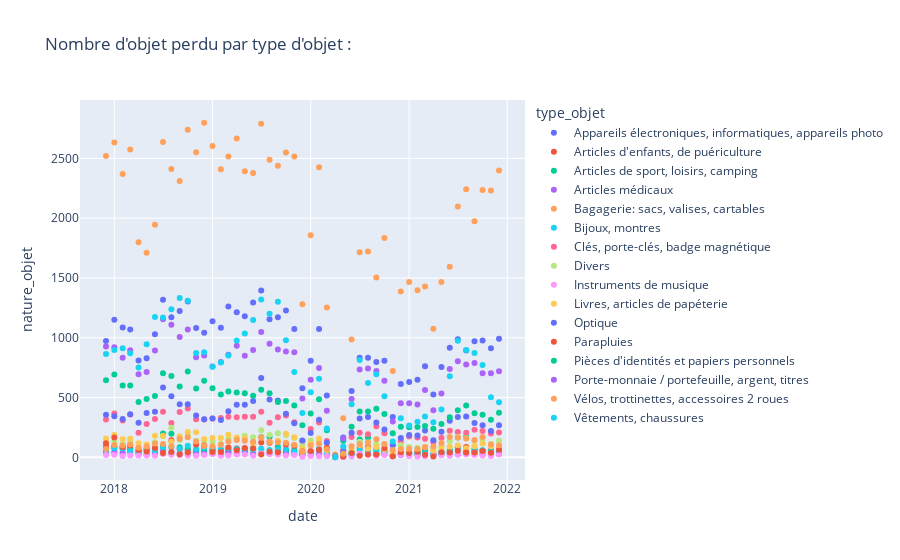

The notebook cell saved with this chart:
### Code cell
px.scatter(evolution, x='date', y='nature_objet',
            color='type_objet',
            title="Nombre d'objet perdu par type d'objet :"
)

### Figure 1 — Plotly figure (JSON) as saved in the notebook; plotly's stock layout.template omitted (floating-point values rounded to 4 significant figures)
{"data": [{"hovertemplate": "type_objet=Appareils électroniques, informatiques, appareils photo<br>date=%{x}<br>nature_objet=%{y}<extra></extra>", "legendgroup": "Appareils électroniques, informatiques, appareils photo", "marker": {"color": "#636efa", "symbol": "circle"}, "mode": "markers", "name": "Appareils électroniques, informatiques, appareils photo", "orientation": "v", "showlegend": true, "type": "scatter", "x": ["2017-12", "2018-01", "2018-02", "2018-03", "2018-04", "2018-05", "2018-06", "2018-07", "2018-08", "2018-09", "2018-10", "2018-11", "2018-12", "2019-01", "2019-02", "2019-03", "2019-04", "2019-05", "2019-06", "2019-07", "2019-08", "2019-09", "2019-10", "2019-11", "2019-12", "2020-01", "2020-02", "2020-03", "2020-04", "2020-05", "2020-06", "2020-07", "2020-08", "2020-09", "2020-10", "2020-11", "2020-12", "2021-01", "2021-02", "2021-03", "2021-04", "2021-05", "2021-06", "2021-07", "2021-08", "2021-09", "2021-10", "2021-11", "2021-12"], "xaxis": "x", "y": [973, 1150, 1086, 1069, 811, 828, 1029, 1317, 1172, 1223, 1304, 1082, 1043, 1138, 1083, 1261, 1213, 1179, 1296, 1396, 1155, 1172, 1228, 1074, 578, 808, 1074, 518, 4, 166, 556, 832, 832, 797, 808, 338, 613, 630, 650, 761, 525, 756, 917, 988, 893, 970, 978, 912, 991], "yaxis": "y"}, {"hovertemplate": "type_objet=Articles d'enfants, de puériculture<br>date=%{x}<br>nature_objet=%{y}<extra></extra>", "legendgroup": "Articles d'enfants, de puériculture", "marker": {"color": "#EF553B", "symbol": "circle"}, "mode": "markers", "name": "Articles d'enfants, de puériculture", "orientation": "v", "showlegend": true, "type": "scatter", "x": ["2017-12", "2018-01", "2018-02", "2018-03", "2018-04", "2018-05", "2018-06", "2018-07", "2018-08", "2018-09", "2018-10", "2018-11", "2018-12", "2019-01", "2019-02", "2019-03", "2019-04", "2019-05", "2019-06", "2019-07", "2019-08", "2019-09", "2019-10", "2019-11", "2019-12", "2020-01", "2020-02", "2020-03", "2020-05", "2020-06", "2020-07", "2020-08", "2020-09", "2020-10", "2020-11", "2020-12", "2021-01", "2021-02", "2021-03", "2021-04", "2021-05", "2021-06", "2021-07", "2021-08", "2021-09", "2021-10", "2021-11", "2021-12"], "xaxis": "x", "y": [89, 94, 84, 78, 57, 72, 63, 96, 144, 69, 61, 54, 64, 59, 64, 51, 74, 71, 71, 125, 123, 61, 59, 51, 29, 45, 62, 23, 6, 33, 78, 84, 27, 55, 16, 25, 33, 30, 53, 27, 41, 43, 87, 86, 55, 57, 60, 75], "yaxis": "y"}, {"hovertemplate": "type_objet=Articles de sport, loisirs, camping<br>date=%{x}<br>nature_objet=%{y}<extra></extra>", "legendgroup": "Articles de sport, loisirs, camping", "marker": {"color": "#00cc96", "symbol": "circle"}, "mode": "markers", "name": "Articles de sport, loisirs, camping", "orientation": "v", "showlegend": true, "type": "scatter", "x": ["2017-12", "2018-01", "2018-02", "2018-03", "2018-04", "2018-05", "2018-06", "2018-07", "2018-08", "2018-09", "2018-10", "2018-11", "2018-12", "2019-01", "2019-02", "2019-03", "2019-04", "2019-05", "2019-06", "2019-07", "2019-08", "2019-09", "2019-10", "2019-11", "2019-12", "2020-01", "2020-02", "2020-03", "2020-05", "2020-06", "2020-07", "2020-08", "2020-09", "2020-10", "2020-11", "2020-12", "2021-01", "2021-02", "2021-03", "2021-04", "2021-05", "2021-06", "2021-07", "2021-08", "2021-09", "2021-10", "2021-11", "2021-12"], "xaxis": "x", "y": [48, 78, 69, 66, 43, 67, 72, 200, 198, 85, 69, 52, 51, 61, 52, 62, 67, 59, 74, 171, 171, 88, 51, 59, 24, 46, 64, 32, 13, 43, 149, 167, 69, 49, 13, 34, 36, 41, 47, 29, 42, 61, 167, 172, 69, 55, 49, 40], "yaxis": "y"}, {"hovertemplate": "type_objet=Articles médicaux<br>date=%{x}<br>nature_objet=%{y}<extra></extra>", "legendgroup": "Articles médicaux", "marker": {"color": "#ab63fa", "symbol": "circle"}, "mode": "markers", "name": "Articles médicaux", "orientation": "v", "showlegend": true, "type": "scatter", "x": ["2017-12", "2018-01", "2018-02", "2018-03", "2018-04", "2018-05", "2018-06", "2018-07", "2018-08", "2018-09", "2018-10", "2018-11", "2018-12", "2019-01", "2019-02", "2019-03", "2019-04", "2019-05", "2019-06", "2019-07", "2019-08", "2019-09", "2019-10", "2019-11", "2019-12", "2020-01", "2020-02", "2020-03", "2020-05", "2020-06", "2020-07", "2020-08", "2020-09", "2020-10", "2020-11", "2020-12", "2021-01", "2021-02", "2021-03", "2021-04", "2021-05", "2021-06", "2021-07", "2021-08", "2021-09", "2021-10", "2021-11", "2021-12"], "xaxis": "x", "y": [41, 42, 34, 47, 30, 24, 37, 55, 39, 31, 39, 30, 29, 30, 25, 34, 30, 42, 31, 34, 31, 46, 30, 27, 20, 21, 27, 16, 5, 26, 22, 33, 23, 25, 9, 20, 16, 19, 18, 19, 21, 30, 23, 35, 35, 28, 37, 29], "yaxis": "y"}, {"hovertemplate": "type_objet=Bagagerie: sacs, valises, cartables<br>date=%{x}<br>nature_objet=%{y}<extra></extra>", "legendgroup": "Bagagerie: sacs, valises, cartables", "marker": {"color": "#FFA15A", "symbol": "circle"}, "mode": "markers", "name": "Bagagerie: sacs, valises, cartables", "orientation": "v", "showlegend": true, "type": "scatter", "x": ["2017-12", "2018-01", "2018-02", "2018-03", "2018-04", "2018-05", "2018-06", "2018-07", "2018-08", "2018-09", "2018-10", "2018-11", "2018-12", "2019-01", "2019-02", "2019-03", "2019-04", "2019-05", "2019-06", "2019-07", "2019-08", "2019-09", "2019-10", "2019-11", "2019-12", "2020-01", "2020-02", "2020-03", "2020-04", "2020-05", "2020-06", "2020-07", "2020-08", "2020-09", "2020-10", "2020-11", "2020-12", "2021-01", "2021-02", "2021-03", "2021-04", "2021-05", "2021-06", "2021-07", "2021-08", "2021-09", "2021-10", "2021-11", "2021-12"], "xaxis": "x", "y": [2519, 2632, 2370, 2574, 1798, 1712, 1945, 2638, 2411, 2311, 2739, 2552, 2798, 2604, 2410, 2515, 2666, 2393, 2377, 2789, 2488, 2438, 2550, 2516, 1280, 1857, 2425, 1253, 25, 328, 985, 1716, 1721, 1504, 1834, 722, 1387, 1466, 1398, 1428, 1076, 1467, 1593, 2097, 2242, 1974, 2235, 2232, 2399], "yaxis": "y"}, {"hovertemplate": "type_objet=Bijoux, montres<br>date=%{x}<br>nature_objet=%{y}<extra></extra>", "legendgroup": "Bijoux, montres", "marker": {"color": "#19d3f3", "symbol": "circle"}, "mode": "markers", "name": "Bijoux, montres", "orientation": "v", "showlegend": true, "type": "scatter", "x": ["2017-12", "2018-01", "2018-02", "2018-03", "2018-04", "2018-05", "2018-06", "2018-07", "2018-08", "2018-09", "2018-10", "2018-11", "2018-12", "2019-01", "2019-02", "2019-03", "2019-04", "2019-05", "2019-06", "2019-07", "2019-08", "2019-09", "2019-10", "2019-11", "2019-12", "2020-01", "2020-02", "2020-03", "2020-05", "2020-06", "2020-07", "2020-08", "2020-09", "2020-10", "2020-11", "2020-12", "2021-01", "2021-02", "2021-03", "2021-04", "2021-05", "2021-06", "2021-07", "2021-08", "2021-09", "2021-10", "2021-11", "2021-12"], "xaxis": "x", "y": [59, 78, 77, 57, 54, 51, 59, 84, 85, 72, 97, 71, 80, 77, 67, 76, 68, 72, 66, 73, 62, 66, 70, 47, 43, 48, 70, 32, 9, 26, 62, 58, 48, 34, 11, 29, 26, 30, 33, 23, 39, 42, 66, 56, 60, 59, 53, 59], "yaxis": "y"}, {"hovertemplate": "type_objet=Clés, porte-clés, badge magnétique<br>date=%{x}<br>nature_objet=%{y}<extra></extra>", "legendgroup": "Clés, porte-clés, badge magnétique", "marker": {"color": "#FF6692", "symbol": "circle"}, "mode": "markers", "name": "Clés, porte-clés, badge magnétique", "orientation": "v", "showlegend": true, "type": "scatter", "x": ["2017-12", "2018-01", "2018-02", "2018-03", "2018-04", "2018-05", "2018-06", "2018-07", "2018-08", "2018-09", "2018-10", "2018-11", "2018-12", "2019-01", "2019-02", "2019-03", "2019-04", "2019-05", "2019-06", "2019-07", "2019-08", "2019-09", "2019-10", "2019-11", "2019-12", "2020-01", "2020-02", "2020-03", "2020-04", "2020-05", "2020-06", "2020-07", "2020-08", "2020-09", "2020-10", "2020-11", "2020-12", "2021-01", "2021-02", "2021-03", "2021-04", "2021-05", "2021-06", "2021-07", "2021-08", "2021-09", "2021-10", "2021-11", "2021-12"], "xaxis": "x", "y": [316, 367, 309, 358, 205, 279, 321, 381, 288, 380, 408, 319, 316, 325, 330, 340, 335, 340, 339, 381, 289, 336, 350, 293, 135, 237, 291, 136, 5, 61, 170, 206, 193, 261, 202, 104, 134, 174, 167, 156, 129, 164, 222, 213, 206, 230, 220, 200, 207], "yaxis": "y"}, {"hovertemplate": "type_objet=Divers<br>date=%{x}<br>nature_objet=%{y}<extra></extra>", "legendgroup": "Divers", "marker": {"color": "#B6E880", "symbol": "circle"}, "mode": "markers", "name": "Divers", "orientation": "v", "showlegend": true, "type": "scatter", "x": ["2017-12", "2018-01", "2018-02", "2018-03", "2018-04", "2018-05", "2018-06", "2018-07", "2018-08", "2018-09", "2018-10", "2018-11", "2018-12", "2019-01", "2019-02", "2019-03", "2019-04", "2019-05", "2019-06", "2019-07", "2019-08", "2019-09", "2019-10", "2019-11", "2019-12", "2020-01", "2020-02", "2020-03", "2020-04", "2020-05", "2020-06", "2020-07", "2020-08", "2020-09", "2020-10", "2020-11", "2020-12", "2021-01", "2021-02", "2021-03", "2021-04", "2021-05", "2021-06", "2021-07", "2021-08", "2021-09", "2021-10", "2021-11", "2021-12"], "xaxis": "x", "y": [127, 128, 112, 127, 83, 95, 127, 177, 248, 145, 187, 138, 139, 133, 111, 158, 158, 180, 169, 226, 189, 202, 185, 163, 97, 141, 136, 60, 3, 27, 67, 131, 124, 109, 109, 48, 101, 86, 81, 88, 73, 88, 137, 171, 163, 139, 154, 111, 139], "yaxis": "y"}, {"hovertemplate": "type_objet=Instruments de musique<br>date=%{x}<br>nature_objet=%{y}<extra></extra>", "legendgroup": "Instruments de musique", "marker": {"color": "#FF97FF", "symbol": "circle"}, "mode": "markers", "name": "Instruments de musique", "orientation": "v", "showlegend": true, "type": "scatter", "x": ["2017-12", "2018-01", "2018-02", "2018-03", "2018-04", "2018-05", "2018-06", "2018-07", "2018-08", "2018-09", "2018-10", "2018-11", "2018-12", "2019-01", "2019-02", "2019-03", "2019-04", "2019-05", "2019-06", "2019-07", "2019-08", "2019-09", "2019-10", "2019-11", "2019-12", "2020-01", "2020-02", "2020-03", "2020-05", "2020-06", "2020-07", "2020-08", "2020-09", "2020-10", "2020-11", "2020-12", "2021-01", "2021-02", "2021-03", "2021-04", "2021-05", "2021-06", "2021-07", "2021-08", "2021-09", "2021-10", "2021-11", "2021-12"], "xaxis": "x", "y": [19, 21, 12, 16, 16, 16, 13, 29, 22, 17, 16, 13, 20, 28, 13, 15, 24, 24, 13, 33, 30, 21, 16, 19, 5, 12, 9, 11, 3, 8, 30, 22, 14, 19, 16, 21, 11, 7, 10, 16, 17, 13, 25, 24, 20, 16, 12, 24], "yaxis": "y"}, {"hovertemplate": "type_objet=Livres, articles de papéterie<br>date=%{x}<br>nature_objet=%{y}<extra></extra>", "legendgroup": "Livres, articles de papéterie", "marker": {"color": "#FECB52", "symbol": "circle"}, "mode": "markers", "name": "Livres, articles de papéterie", "orientation": "v", "showlegend": true, "type": "scatter", "x": ["2017-12", "2018-01", "2018-02", "2018-03", "2018-04", "2018-05", "2018-06", "2018-07", "2018-08", "2018-09", "2018-10", "2018-11", "2018-12", "2019-01", "2019-02", "2019-03", "2019-04", "2019-05", "2019-06", "2019-07", "2019-08", "2019-09", "2019-10", "2019-11", "2019-12", "2020-01", "2020-02", "2020-03", "2020-05", "2020-06", "2020-07", "2020-08", "2020-09", "2020-10", "2020-11", "2020-12", "2021-01", "2021-02", "2021-03", "2021-04", "2021-05", "2021-06", "2021-07", "2021-08", "2021-09", "2021-10", "2021-11", "2021-12"], "xaxis": "x", "y": [157, 188, 153, 155, 118, 107, 181, 181, 131, 176, 212, 210, 154, 162, 161, 190, 167, 160, 118, 168, 130, 140, 198, 169, 74, 114, 158, 63, 22, 47, 104, 73, 87, 66, 29, 64, 54, 55, 87, 58, 79, 89, 102, 77, 92, 115, 92, 93], "yaxis": "y"}, {"hovertemplate": "type_objet=Optique<br>date=%{x}<br>nature_objet=%{y}<extra></extra>", "legendgroup": "Optique", "marker": {"color": "#636efa", "symbol": "circle"}, "mode": "markers", "name": "Optique", "orientation": "v", "showlegend": true, "type": "scatter", "x": ["2017-12", "2018-01", "2018-02", "2018-03", "2018-04", "2018-05", "2018-06", "2018-07", "2018-08", "2018-09", "2018-10", "2018-11", "2018-12", "2019-01", "2019-02", "2019-03", "2019-04", "2019-05", "2019-06", "2019-07", "2019-08", "2019-09", "2019-10", "2019-11", "2019-12", "2020-01", "2020-02", "2020-03", "2020-04", "2020-05", "2020-06", "2020-07", "2020-08", "2020-09", "2020-10", "2020-11", "2020-12", "2021-01", "2021-02", "2021-03", "2021-04", "2021-05", "2021-06", "2021-07", "2021-08", "2021-09", "2021-10", "2021-11", "2021-12"], "xaxis": "x", "y": [357, 344, 320, 361, 290, 371, 382, 585, 512, 445, 445, 350, 318, 324, 313, 385, 441, 441, 472, 664, 484, 475, 365, 285, 142, 204, 315, 122, 2, 46, 206, 325, 338, 291, 232, 104, 162, 188, 183, 224, 144, 215, 306, 338, 341, 288, 269, 221, 268], "yaxis": "y"}, {"hovertemplate": "type_objet=Parapluies<br>date=%{x}<br>nature_objet=%{y}<extra></extra>", "legendgroup": "Parapluies", "marker": {"color": "#EF553B", "symbol": "circle"}, "mode": "markers", "name": "Parapluies", "orientation": "v", "showlegend": true, "type": "scatter", "x": ["2017-12", "2018-01", "2018-02", "2018-03", "2018-04", "2018-05", "2018-06", "2018-07", "2018-08", "2018-09", "2018-10", "2018-11", "2018-12", "2019-01", "2019-02", "2019-03", "2019-04", "2019-05", "2019-06", "2019-07", "2019-08", "2019-09", "2019-10", "2019-11", "2019-12", "2020-01", "2020-02", "2020-03", "2020-05", "2020-06", "2020-07", "2020-08", "2020-09", "2020-10", "2020-11", "2020-12", "2021-01", "2021-02", "2021-03", "2021-04", "2021-05", "2021-06", "2021-07", "2021-08", "2021-09", "2021-10", "2021-11", "2021-12"], "xaxis": "x", "y": [119, 166, 86, 99, 61, 49, 78, 37, 45, 26, 41, 108, 100, 45, 44, 82, 59, 78, 75, 23, 47, 42, 107, 98, 50, 53, 64, 80, 7, 36, 14, 25, 25, 77, 10, 43, 36, 48, 22, 8, 43, 41, 55, 40, 41, 54, 39, 63], "yaxis": "y"}, {"hovertemplate": "type_objet=Pièces d'identités et papiers personnels<br>date=%{x}<br>nature_objet=%{y}<extra></extra>", "legendgroup": "Pièces d'identités et papiers personnels", "marker": {"color": "#00cc96", "symbol": "circle"}, "mode": "markers", "name": "Pièces d'identités et papiers personnels", "orientation": "v", "showlegend": true, "type": "scatter", "x": ["2017-12", "2018-01", "2018-02", "2018-03", "2018-04", "2018-05", "2018-06", "2018-07", "2018-08", "2018-09", "2018-10", "2018-11", "2018-12", "2019-01", "2019-02", "2019-03", "2019-04", "2019-05", "2019-06", "2019-07", "2019-08", "2019-09", "2019-10", "2019-11", "2019-12", "2020-01", "2020-02", "2020-03", "2020-04", "2020-05", "2020-06", "2020-07", "2020-08", "2020-09", "2020-10", "2020-11", "2020-12", "2021-01", "2021-02", "2021-03", "2021-04", "2021-05", "2021-06", "2021-07", "2021-08", "2021-09", "2021-10", "2021-11", "2021-12"], "xaxis": "x", "y": [645, 693, 601, 601, 463, 488, 514, 703, 681, 592, 718, 575, 640, 578, 525, 551, 543, 536, 515, 565, 537, 463, 471, 434, 269, 367, 487, 227, 9, 139, 257, 384, 384, 406, 362, 201, 257, 251, 253, 262, 239, 278, 336, 395, 433, 369, 357, 315, 374], "yaxis": "y"}, {"hovertemplate": "type_objet=Porte-monnaie / portefeuille, argent, titres<br>date=%{x}<br>nature_objet=%{y}<extra></extra>", "legendgroup": "Porte-monnaie / portefeuille, argent, titres", "marker": {"color": "#ab63fa", "symbol": "circle"}, "mode": "markers", "name": "Porte-monnaie / portefeuille, argent, titres", "orientation": "v", "showlegend": true, "type": "scatter", "x": ["2017-12", "2018-01", "2018-02", "2018-03", "2018-04", "2018-05", "2018-06", "2018-07", "2018-08", "2018-09", "2018-10", "2018-11", "2018-12", "2019-01", "2019-02", "2019-03", "2019-04", "2019-05", "2019-06", "2019-07", "2019-08", "2019-09", "2019-10", "2019-11", "2019-12", "2020-01", "2020-02", "2020-03", "2020-04", "2020-05", "2020-06", "2020-07", "2020-08", "2020-09", "2020-10", "2020-11", "2020-12", "2021-01", "2021-02", "2021-03", "2021-04", "2021-05", "2021-06", "2021-07", "2021-08", "2021-09", "2021-10", "2021-11", "2021-12"], "xaxis": "x", "y": [927, 921, 832, 896, 694, 714, 893, 1155, 1109, 1006, 1070, 837, 852, 759, 797, 858, 934, 849, 898, 1049, 951, 902, 886, 878, 492, 648, 748, 390, 8, 157, 489, 735, 743, 723, 640, 299, 452, 453, 443, 563, 394, 534, 738, 804, 776, 789, 703, 704, 721], "yaxis": "y"}, {"hovertemplate": "type_objet=Vélos, trottinettes, accessoires 2 roues<br>date=%{x}<br>nature_objet=%{y}<extra></extra>", "legendgroup": "Vélos, trottinettes, accessoires 2 roues", "marker": {"color": "#FFA15A", "symbol": "circle"}, "mode": "markers", "name": "Vélos, trottinettes, accessoires 2 roues", "orientation": "v", "showlegend": true, "type": "scatter", "x": ["2017-12", "2018-01", "2018-02", "2018-03", "2018-04", "2018-05", "2018-06", "2018-07", "2018-08", "2018-09", "2018-10", "2018-11", "2018-12", "2019-01", "2019-02", "2019-03", "2019-04", "2019-05", "2019-06", "2019-07", "2019-08", "2019-09", "2019-10", "2019-11", "2019-12", "2020-01", "2020-02", "2020-03", "2020-04", "2020-05", "2020-06", "2020-07", "2020-08", "2020-09", "2020-10", "2020-11", "2020-12", "2021-01", "2021-02", "2021-03", "2021-04", "2021-05", "2021-06", "2021-07", "2021-08", "2021-09", "2021-10", "2021-11", "2021-12"], "xaxis": "x", "y": [69, 103, 99, 107, 81, 90, 115, 112, 93, 155, 169, 133, 96, 92, 106, 133, 145, 140, 130, 164, 132, 127, 123, 106, 46, 99, 113, 67, 1, 30, 93, 111, 125, 152, 112, 61, 71, 73, 69, 84, 91, 121, 170, 167, 158, 145, 170, 108, 102], "yaxis": "y"}, {"hovertemplate": "type_objet=Vêtements, chaussures<br>date=%{x}<br>nature_objet=%{y}<extra></extra>", "legendgroup": "Vêtements, chaussures", "marker": {"color": "#19d3f3", "symbol": "circle"}, "mode": "markers", "name": "Vêtements, chaussures", "orientation": "v", "showlegend": true, "type": "scatter", "x": ["2017-12", "2018-01", "2018-02", "2018-03", "2018-04", "2018-05", "2018-06", "2018-07", "2018-08", "2018-09", "2018-10", "2018-11", "2018-12", "2019-01", "2019-02", "2019-03", "2019-04", "2019-05", "2019-06", "2019-07", "2019-08", "2019-09", "2019-10", "2019-11", "2019-12", "2020-01", "2020-02", "2020-03", "2020-04", "2020-05", "2020-06", "2020-07", "2020-08", "2020-09", "2020-10", "2020-11", "2020-12", "2021-01", "2021-02", "2021-03", "2021-04", "2021-05", "2021-06", "2021-07", "2021-08", "2021-09", "2021-10", "2021-11", "2021-12"], "xaxis": "x", "y": [865, 898, 912, 870, 751, 945, 1173, 1169, 1239, 1333, 1309, 873, 878, 757, 793, 851, 978, 1035, 1149, 1320, 1201, 1301, 979, 713, 372, 545, 658, 242, 1, 90, 444, 814, 621, 694, 512, 132, 328, 266, 297, 342, 293, 401, 678, 975, 897, 873, 773, 502, 460], "yaxis": "y"}], "layout": {"legend": {"title": {"text": "type_objet"}, "tracegroupgap": 0}, "title": {"text": "Nombre d'objet perdu par type d'objet :"}, "xaxis": {"anchor": "y", "domain": [0, 1], "title": {"text": "date"}}, "yaxis": {"anchor": "x", "domain": [0, 1], "title": {"text": "nature_objet"}}}}
